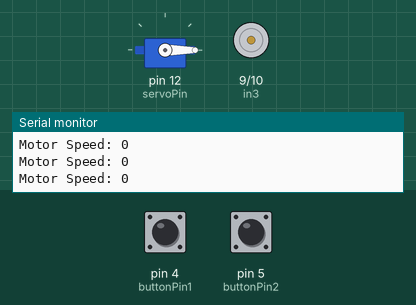
Bench run of a sketch on a simulated Arduino Uno, built with avr-gcc and run on an emulated ATmega328P. Shown: servo, motor-driver pin pairs drawn as motors (green arrow = first pin HIGH = forward, orange = second pin HIGH = backward, longer = more drive, scaled by the enable pin), the last lines printed to the serial monitor. The inputs (shaded band) are chosen by the test bench; at power-on: pin 4 (buttonPin1) LOW, pin 5 (buttonPin2) LOW.

Above: at 1.2 s.
1.3 s: pin 4 (buttonPin1) pulled HIGH for 0.15 s
At 2.5 s:
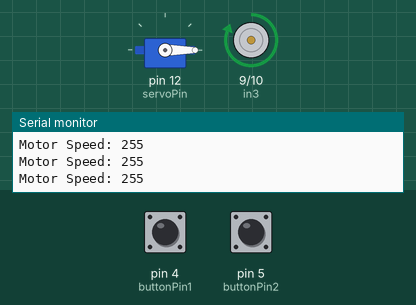
2.9 s: pin 5 (buttonPin2) pulled HIGH for 0.15 s
At 3.05 s:
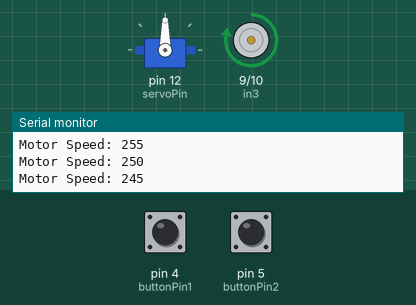
5.9 s: pin 4 (buttonPin1) pulled HIGH for 1 s
At 6.7 s:
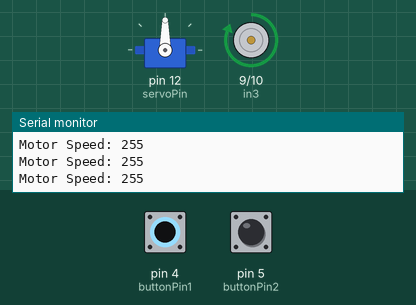
8.4 s: pin 5 (buttonPin2) pulled HIGH for 1 s
At 9.67 s:
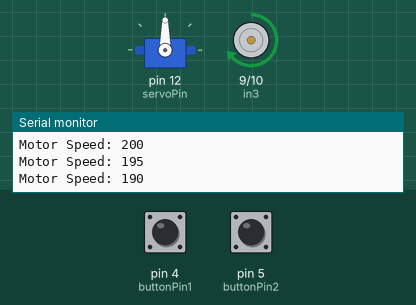
12.4 s: pin 4 (buttonPin1) pulled HIGH for 3.2 s
At 13.5 s:
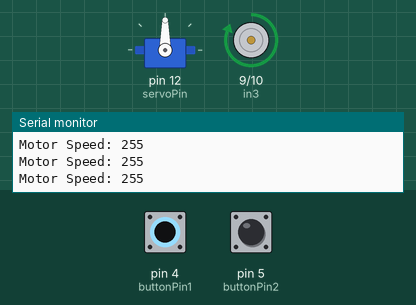
Timing chart, 0 to 15.4 s (numbered marks = the images above; inputs shaded):
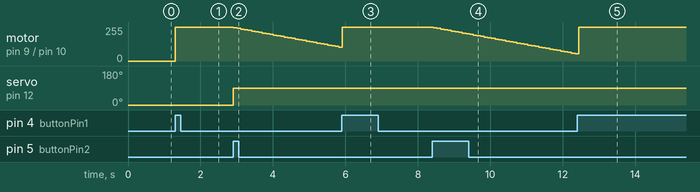

Measured:
- after the input at 1.3 s, motor on pin 9 (in3) / pin 10 (in4): stopped → forward 255/255 at once
- after the input at 2.9 s, motor on pin 9 (in3) / pin 10 (in4): moves from forward 255/255 to forward 105/255 over 2.9 s, starting at once; servo on pin 12 (servoPin): 0° → 90° at once
- after the input at 5.9 s, servo on pin 12 (servoPin): stays 90° (without the input it goes to 0° after 2.0 s)
- after the input at 8.4 s, motor on pin 9 (in3) / pin 10 (in4): moves from forward 255/255 to forward 55/255 over 3.9 s, starting at once
- after the input at 12.4 s, servo on pin 12 (servoPin): stays 90° (without the input it goes to 0° after 1.0 s)

The sketch:

dropball-final.ino
```cpp
#include <Servo.h>

// Define pin numbers for the buttons
const int buttonPin1 = 4;
const int buttonPin2 = 5;

// Variables to store button states
int buttonState1 = 0;
int buttonState2 = 0;

// Motor control pins
const int in3 = 9;
const int in4 = 10;
const int enb = 11;

// Motor speed variable
int motorSpeed = 0;
bool decreaseSpeed = false;

// Servo pins
const int servoPin = 12;

// Servo objects
Servo servo;

void setup() {
  // Set button pins as input
  pinMode(buttonPin1, INPUT);
  pinMode(buttonPin2, INPUT);

  // Set motor pins as output
  pinMode(in3, OUTPUT);
  pinMode(in4, OUTPUT);
  pinMode(enb, OUTPUT);

  // Attach servos to their pins
  servo.attach(servoPin);

  // Start serial communication at 9600 baud rate
  Serial.begin(9600);

  // Initialize motor stopped
  digitalWrite(in3, LOW);
  digitalWrite(in4, LOW);
  analogWrite(enb, 0);

  // Set servos to initial position
  servo.write(0);
}

void loop() {
  // Read the state of the buttons
  buttonState1 = digitalRead(buttonPin1);
  buttonState2 = digitalRead(buttonPin2);

  // If button1 is pressed, start motor at full speed
  if (buttonState1 == HIGH) {
    motorSpeed = 255;  // Full speed
    decreaseSpeed = false;  // Stop decreasing speed
  }

  // If button2 is pressed, start decreasing speed (toggle button)
  if (buttonState2 == HIGH && !decreaseSpeed) {
    decreaseSpeed = true;
  }

  // Continuously decrease speed if the flag is set
  if (decreaseSpeed) {
    motorSpeed -= 5;  // Decrease speed in small steps
    if (motorSpeed < 0) {
      motorSpeed = 0;  // Ensure speed doesn't go below 0
      decreaseSpeed = false;  // Stop decreasing when speed reaches 0
    }
  }

  // Motor control
  if (motorSpeed > 0) {
    digitalWrite(in3, HIGH);  // Forward direction
    digitalWrite(in4, LOW);   // Ensure reverse is off
    analogWrite(enb, motorSpeed);  // Set motor speed
  } else {
    digitalWrite(in3, LOW);   // Stop motor
    digitalWrite(in4, LOW);   // Ensure reverse is off
    analogWrite(enb, 0);      // Turn off motor
  }

  // Servo Control
  if (buttonState2 == HIGH) {
    servo.write(90);  // Move Servo 1 to 0 degrees
  }
  if (motorSpeed == 0) {
    servo.write(0);  // Move Servo 1 to 180 degrees
  }

  // Debugging output
  Serial.print("Motor Speed: ");
  Serial.println(motorSpeed);

  delay(100);  // Small delay to avoid too fast execution
}
```
